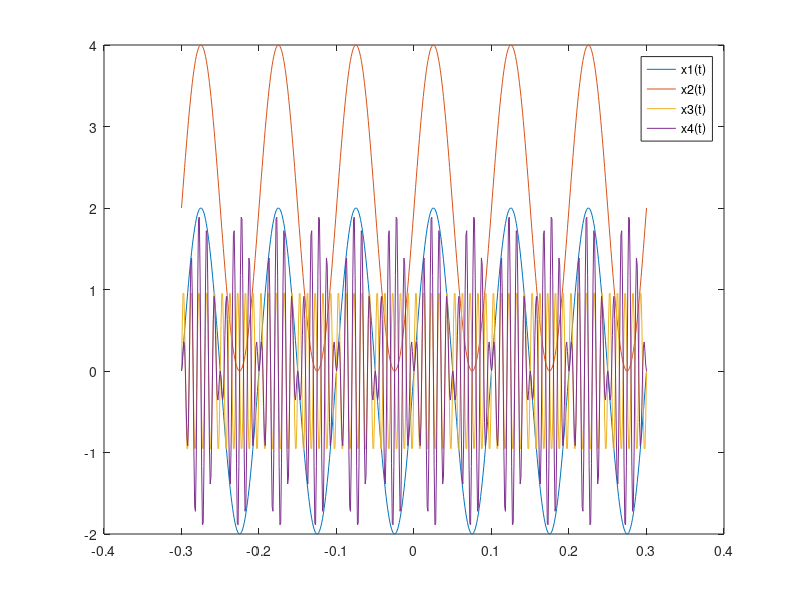

Source code (MATLAB):
%Problem7
clear
clc
st = -0.3;
et = 0.3;
dt = 0.001;
%% (a)
f1 = 10;
t = st:dt:et;
x1=2*sin(2*pi*f1*t);
h1 = plot(t,x1);
hold on;
%% (b)
h2 = plot(t,2+x1);
hold on; 
%% (c)
f3 = 10*f1;
x3 = sin(2*pi*f3*t);
h3 = plot(t,x3);
hold on;
%% (d)
x4 = x1.*x3;
h4 = plot(t,x4);
legend([h1,h2,h3,h4],'x1(t)','x2(t)','x3(t)','x4(t)')